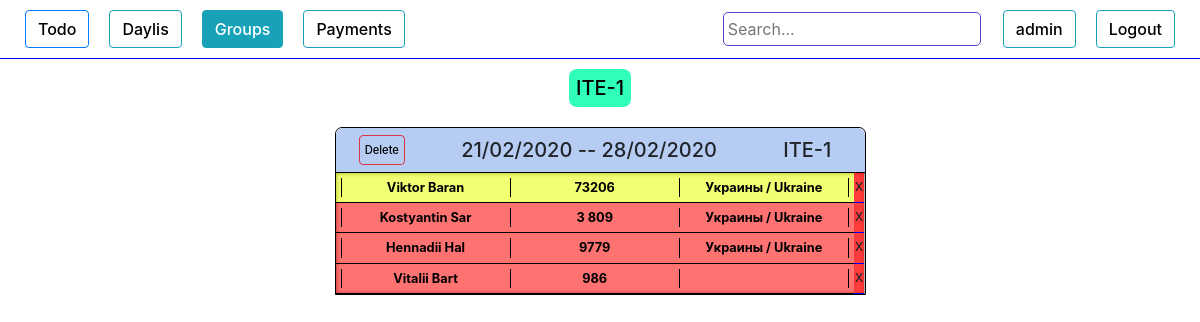
/groups/ (signed in), run on an earlier commit of the app's database.
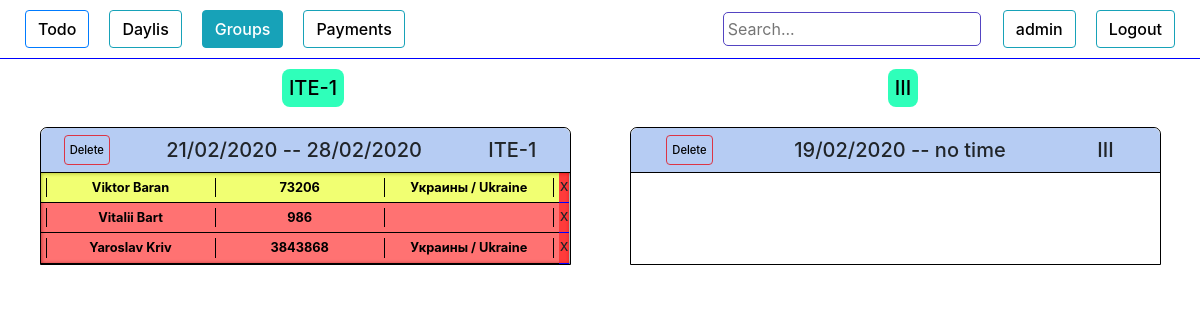
And on a later commit of the database.
### authorization/models.py (models this page shows, shortened)
class Group(models.Model):
    name            = models.CharField(max_length=100, blank=True)
    created_date    = models.DateTimeField(blank=True, null=True)
    course          = models.ForeignKey(Course, on_delete=models.DO_NOTHING, null=True)
    active          = models.BooleanField(default=True)
    time_start      = models.DateTimeField(blank=True, null=True)
    time_end        = models.DateTimeField(blank=True, null=True)
    def __str__(self):
        return self.name
    def get_related(self):
        li = People.objects.filter(group = self)
        return li
    def is_active(self):
        return self.active
    def get_time_start(self):
        if self.time_start:
            time = self.time_start.date().strftime('%d/%m/%Y')
            return time
        else: return "no time"
    def get_time_end(self):
        if self.time_end:
            time = self.time_end.date().strftime('%d/%m/%Y')
            return time
        else: return "no time"

class People(models.Model):
    add_date        = models.DateTimeField(blank=True, null=True)
    name            = models.CharField(max_length=100, blank=True)
    phone           = models.CharField(max_length=100, blank=True)
    email           = models.CharField(max_length=100, blank=True)
    course          = models.ForeignKey(Course, on_delete=models.DO_NOTHING)
    country         = models.CharField(max_length=100, blank=True)
    university      = models.CharField(max_length=100, blank=True)
    work            = models.CharField(max_length=100, blank=True)
    where_from      = models.CharField(max_length=100, blank=True)
    ip              = models.CharField(max_length=100, blank=True)
    currency        = models.CharField(max_length=100, blank=True)
    course_price    = models.IntegerField(blank=True, null=True)
    comments        = models.TextField(blank=True)
    wishes          = models.TextField(blank=True)
    callback_time   = models.DateTimeField(blank=True, null=True)
    group           = models.ForeignKey(Group, on_delete=models.DO_NOTHING, null=True, blank=True)
    request_status  = models.CharField(max_length=100, blank=True)
    need_confirm  = models.BooleanField(blank=True, null=True)
    first_payment_date   = models.DateTimeField(blank=True, null=True)
    full_payment_date  = models.DateTimeField(blank=True, null=True)
    payment_history = models.TextField(blank=True)
    total_payment   = models.IntegerField(blank=True, null=True)
    obligation      = models.IntegerField(blank=True, null=True)
    def call_status(self):
        if self.request_status != 'перезвонить':
            return False
        else :
            return True
    def is_full_payed(self):
        return (self.request_status == 'оплачено')
    def is_particaly_payed(self):
        return (self.request_status == 'оплачено частично')
    def is_not_payed(self):
        return (self.request_status == 'ожидаем оплату')
    def is_need_confirm(self):
        return (self.need_confirm)
    def is_not_deleted(self):
        return (self.request_status != "удален")

### authorization/views.py (the view)
# urls.py: path('groups/', views.groups, name='groups'),
@login_required
def groups(request):
    if request.method == 'POST':
        n_form = UserUpdateForm(request.POST, instance=request.user)
        if n_form.is_valid():
            n_form.save()
            messages.success(request, f'Data has been updated!')
            return redirect('staff')
        else:
            messages.warning(request, f'Something wrong, maybe this name is allready taken')
            return redirect('staff')
    else:
        n_form = UserUpdateForm(instance=request.user)
        li = set(Group.objects.all())
        context = {
        "n_form":n_form,
        "li":li,
        }
        return render(request,"groups.html",context)

### authorization/forms.py
class UserUpdateForm(forms.ModelForm):
    class Meta:
        model = User
        fields = ['username',]

### authorization/models.py (called while the page is built)
    def __str__(self):
        return self.name

### authorization/templates/groups.html (shortened to what the changed rows need)
{% load crispy_forms_tags %}
<!DOCTYPE html>
<html lang="en">
<head>
    <link rel="stylesheet" href="https://stackpath.bootstrapcdn.com/bootstrap/4.4.1/css/bootstrap.min.css">
    {% load staticfiles %}
    <link rel="stylesheet" href="{% static 'style.css' %}" type="text/css">
</head>
<body>
    <div class="content ">
        <div class="new_tables">
            <div class="groups_list">
                {% if li %}
                    {% for list_items in li %}{% if list_items.is_active %}
                            <a href="#{{ list_items }}"><h5>{{ list_items }}</h5></a>
                    {% endif %}{% endfor %}
                {% endif %}
            </div>
            {% if li %}
                <div class="table_groups">
                {% for list_items in li %}{% if list_items.is_active %}
                    <div class="table_group table show" id="{{ list_items }}" >
                        <div class="table_header " >
                            <button class="btn btn-outline-danger gr-del-btn" type="button" data-toggle="collapse" data-target="#ConfirmationFieldDel{{list_items.id}}" aria-expanded="false" >Delete</button>
                            <h5>{{ list_items.get_time_start }} --  {{ list_items.get_time_end }}</h5>
                            <h5>{{ list_items }}</h5>
                        </div>
                        <div class="table_content table_content_groups show" id='table_content'>
                        {% for item in list_items.get_related %}{% if item.is_not_deleted %}
                            <div class="item groups_item">
                                <a class="gr-a gr-p" style="width: 98%;" href="{% url 'item_groups_update' item.id %}" target="_blank" onClick="popupWin = window.open(this.href, 'Window', 'location,width=720,height=800,top=200,left=300'); popupWin.focus(); return false;">
                                    <div class="item_header" data-toggle="collapse" data-target="#item_description"
                                    {% if item.is_particaly_payed %} style="background-color: rgba(229, 255, 0, 0.554);" {% endif %}
                                    {% if item.is_not_payed %} style="background-color: rgba(255, 0, 0, 0.554);" {% endif %}>
                                        <table class="item_info_table" style="width:100%">
                                            <tr>
                                            <th><div class="name">{{item.name}}</div></th>
                                            <th><div class="phone">{{item.phone}}</div></th>
                                            <th><div class="country">{{item.country}}</div></th>
                                            </tr>
                                        </table>
                                    </div>
                                </a>
                                <span style="width: 2%;" id="del_btn" type="button" data-toggle="collapse" data-target="#ConfirmationFieldDel{{item.id}}" aria-expanded="false" >x</span>
                            </div>
                            {% endif %}
                        {% endfor %}
                        </div>
                    </div>
                    {% endif %}
                    {% endfor %}
                </div>
            {% else %}
                <h3 style="text-align: center;">Still no tables or something wrong</h3>
            {% endif %}
        </div>
    </div>
</body>
</html>

What changed in the data, as far as the page shows it:
changed Group "ITE-1": loses People (name "Kostyantin Sar", phone "3 809", country "Украины / Ukraine"); loses People (name "Hennadii Hal", phone "9779", country "Украины / Ukraine")
added Group: name "III", get_time_start "19/02/2020", get_time_end "no time"
added People: name "Yaroslav Kriv", phone "3843868", country "Украины / Ukraine", shown under Group "ITE-1"
